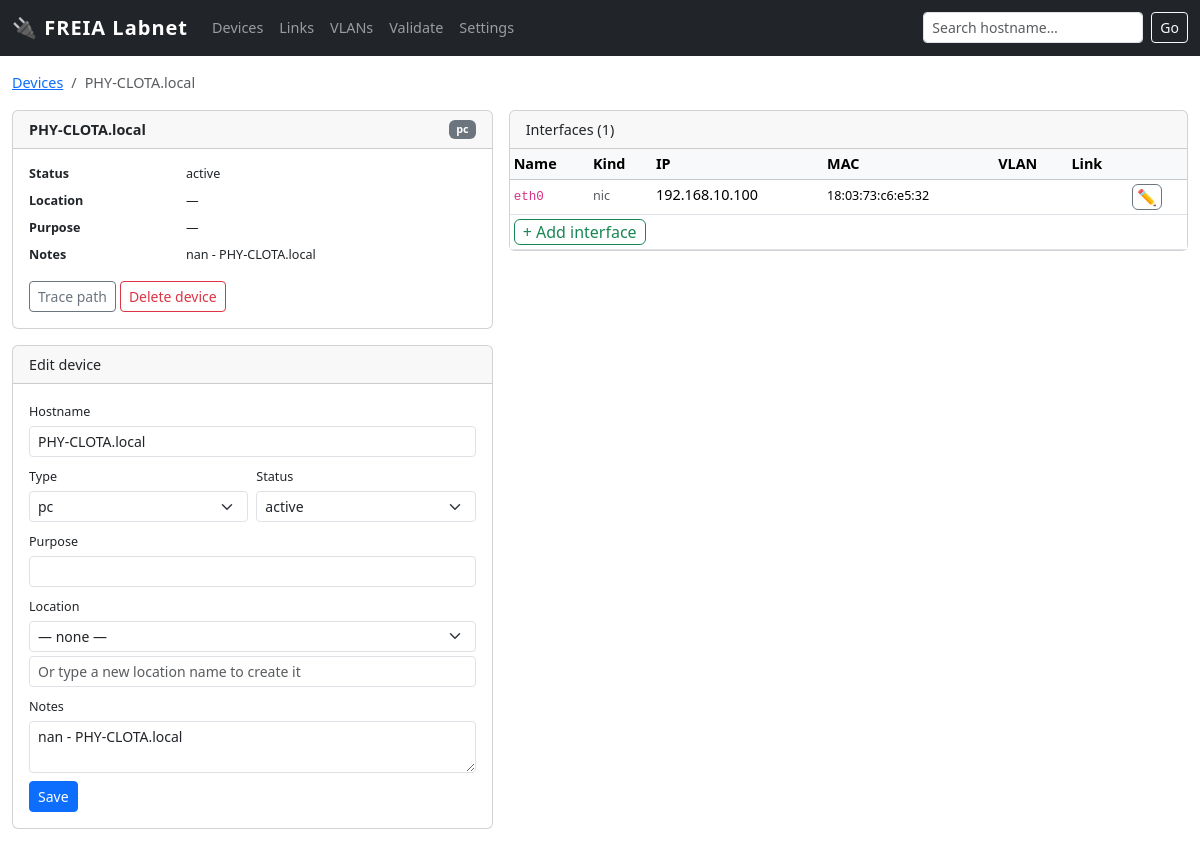
/device/1, run on the app's committed database.
### tables this page shows
CREATE TABLE device (
    id INTEGER PRIMARY KEY,
    hostname TEXT UNIQUE,               -- 'freia-cons1', 'nuc-02', 'phy-kurte'
    kind TEXT NOT NULL CHECK(kind IN (
        'pc','server','vm','switch','router','plc','instrument',
        'raspi','control_box','panel','outlet','printer','camera','ap',
        'termination_block','interlock_box'
    )),
    vendor_model TEXT,
    os TEXT,
    serial TEXT,
    location_id INTEGER REFERENCES location(id),
    owner TEXT,
    purpose TEXT,
    status TEXT NOT NULL DEFAULT 'active' CHECK(status IN (
        'active','spare','loan','disconnected','retired','planned'
    )),
    notes TEXT
);

CREATE TABLE enum_value (
        id       INTEGER PRIMARY KEY,
        category TEXT NOT NULL,
        value    TEXT NOT NULL,
        UNIQUE(category, value)
    );

CREATE TABLE iface (
    id INTEGER PRIMARY KEY,
    device_id INTEGER NOT NULL REFERENCES device(id) ON DELETE CASCADE,
    name TEXT NOT NULL,                 -- 'eth0','eno5','br0' for NICs; '24','C02-11A-13','P2' for ports
    kind TEXT NOT NULL CHECK(kind IN ('nic','port')),
    mac TEXT,                           -- validate format if present
    ip TEXT,
    prefix INTEGER,
    vlan_id INTEGER,
    notes TEXT,  
    UNIQUE(device_id, name)
);

### app.py (the view)
@app.route('/device/<int:dev_id>')
def device(dev_id):
    dev = query(
        "SELECT d.*, l.name as location_name FROM device d "
        "LEFT JOIN location l ON l.id=d.location_id WHERE d.id=?",
        (dev_id,), one=True)
    if not dev:
        flash('Device not found', 'danger')
        return redirect(url_for('devices'))
    ifaces = query(
        "SELECT i.*, v.vid, v.name as vlan_name FROM iface i "
        "LEFT JOIN vlan v ON v.id=i.vlan_id WHERE i.device_id=?"
        " ORDER BY CAST(i.name AS INTEGER), i.name",
        (dev_id,))
    links = {}
    for iface in ifaces:
        lnk = query("""
            SELECT l.cable_nr, l.status, cr.type as cable_type,
                   CASE WHEN l.a_iface_id=? THEN l.b_iface_id ELSE l.a_iface_id END as remote_iface_id
            FROM link l LEFT JOIN cable_ref cr ON cr.nr=l.cable_nr
            WHERE l.a_iface_id=? OR l.b_iface_id=?
        """, (iface['id'], iface['id'], iface['id']), one=True)
        if lnk:
            remote = query(
                "SELECT i.name, d.hostname, d.id as dev_id FROM iface i "
                "JOIN device d ON d.id=i.device_id WHERE i.id=?",
                (lnk['remote_iface_id'],), one=True)
            links[iface['id']] = {'link': lnk, 'remote': remote}
    locations = query("SELECT id, name, building, rack FROM location ORDER BY name")
    vlans     = query("SELECT id, vid, name FROM vlan ORDER BY vid")
    all_devs  = query("SELECT id, hostname FROM device ORDER BY hostname")
    return render_template('device.html', dev=dev, ifaces=ifaces, links=links,
        kinds=device_kinds(), statuses=device_statuses(), iface_kinds=IFACE_KINDS,
        locations=locations, vlans=vlans, all_devs=all_devs)

### app.py (called while the page is built)
def get_enum(category):
    try:
        rows = query("SELECT value FROM enum_value WHERE category=? ORDER BY value", (category,))
        return [r['value'] for r in rows]
    except Exception:
        return []

def device_kinds():    return get_enum('device_kind')

def device_statuses(): return get_enum('device_status')

def get_db():
    db = getattr(g, '_database', None)
    if db is None:
        db = g._database = sqlite3.connect(LABNET_PATH)
        db.row_factory = sqlite3.Row
        db.execute('PRAGMA foreign_keys = ON')
    return db

def query(sql, args=(), one=False):
    cur = get_db().execute(sql, args)
    rv = cur.fetchall()
    return (rv[0] if rv else None) if one else rv

### templates/device.html (shortened to what this page needs)
{% extends "base.html" %}
{% block content %}
<nav aria-label="breadcrumb" class="mb-2">
  <ol class="breadcrumb">
    <li class="breadcrumb-item"><a href="/devices">Devices</a></li>
    <li class="breadcrumb-item active">{{ dev['hostname'] }}</li>
  </ol>
</nav>
<div class="row g-3">
  <div class="col-lg-5">
    <div class="card mb-3">
      <div class="card-header d-flex justify-content-between align-items-center">
        <strong>{{ dev['hostname'] }}</strong>
        <span class="badge bg-secondary">{{ dev['kind'] }}</span>
      </div>
      <div class="card-body">
        <dl class="row mb-0 small">
          <dt class="col-4">Status</dt><dd class="col-8">{{ dev['status'] }}</dd>
          <dt class="col-4">Location</dt><dd class="col-8">{{ dev['location_name'] or '—' }}</dd>
          <dt class="col-4">Purpose</dt><dd class="col-8">{{ dev['purpose'] or '—' }}</dd>
          <dt class="col-4">Notes</dt><dd class="col-8">{{ dev['notes'] or '—' }}</dd>
        </dl>
        <div class="mt-2 d-flex flex-wrap gap-1">
          <a href="/trace/{{ dev['hostname'] }}" class="btn btn-sm btn-outline-secondary">Trace path</a>
          <form method="post" action="/device/{{ dev['id'] }}/delete" class="d-inline"
                onsubmit="return confirm('Delete {{ dev['hostname'] }}? This cannot be undone.')">
            <button class="btn btn-sm btn-outline-danger" type="submit">Delete device</button>
          </form>
        </div>
      </div>
    </div>
    <div class="card">
      <div class="card-header">Edit device</div>
      <div class="card-body">
        <form method="post" action="/device/{{ dev['id'] }}/edit">
          <div class="mb-2">
            <label class="form-label small mb-1">Hostname</label>
            <input type="text" name="hostname" class="form-control form-control-sm"
                   value="{{ dev['hostname'] or '' }}" required>
          </div>
          <div class="row g-2 mb-2">
            <div class="col">
              <label class="form-label small mb-1">Type</label>
              <select name="kind" class="form-select form-select-sm">
                {% for k in kinds %}
                <option value="{{ k }}" {% if k == dev['kind'] %}selected{% endif %}>{{ k }}</option>
                {% endfor %}
              </select>
            </div>
            <div class="col">
              <label class="form-label small mb-1">Status</label>
              <select name="status" class="form-select form-select-sm">
                {% for s in statuses %}
                <option value="{{ s }}" {% if s == dev['status'] %}selected{% endif %}>{{ s }}</option>
                {% endfor %}
              </select>
            </div>
          </div>
          <div class="mb-2">
            <label class="form-label small mb-1">Purpose</label>
            <input type="text" name="purpose" class="form-control form-control-sm"
                   value="{{ dev['purpose'] or '' }}">
          </div>
          <div class="mb-2">
            <label class="form-label small mb-1">Location</label>
            <select name="location_id" class="form-select form-select-sm mb-1">
              <option value="">— none —</option>
            </select>
            <input type="text" name="new_location_name" class="form-control form-control-sm"
                   placeholder="Or type a new location name to create it">
          </div>
          <div class="mb-2">
            <label class="form-label small mb-1">Notes</label>
            <textarea name="notes" class="form-control form-control-sm" rows="2">{{ dev['notes'] or '' }}</textarea>
          </div>
          <button class="btn btn-sm btn-primary" type="submit">Save</button>
        </form>
      </div>
    </div>
  </div>
  <div class="col-lg-7">
    <div class="card">
      <div class="card-header">Interfaces ({{ ifaces|length }})</div>
      <div class="table-responsive">
        <table class="table table-sm table-hover mb-0">
          <thead class="table-light">
            <tr>
              <th>Name</th><th>Kind</th><th>IP</th><th>MAC</th><th>VLAN</th><th>Link</th><th></th>
            </tr>
          </thead>
          <tbody>
            {% for iface in ifaces %}
            {% set ldata = links.get(iface['id']) %}
            <tr>
              <td><code>{{ iface['name'] }}</code></td>
              <td><small class="text-muted">{{ iface['kind'] }}</small></td>
              <td>{{ iface['ip'] or '' }}</td>
              <td><small>{{ iface['mac'] or '' }}</small></td>
              <td>{% if iface['vid'] %}<span class="badge bg-info text-dark">{{ iface['vid'] }} {{ iface['vlan_name'] or '' }}</span>{% endif %}</td>
              <td>
              </td>
              <td>
                <button class="btn btn-xs btn-outline-secondary py-0 px-1"
                        data-bs-toggle="collapse"
                        data-bs-target="#edit-iface-{{ iface['id'] }}">✏</button>
              </td>
            </tr>
            {% else %}
            <tr><td colspan="7" class="text-muted text-center">No interfaces</td></tr>
            {% endfor %}
            <tr>
              <td colspan="7" class="border-top-0 pt-1 pb-1">
                <button class="btn btn-xs btn-outline-success py-0 px-2"
                        data-bs-toggle="collapse" data-bs-target="#add-iface-form">
                  + Add interface
                </button>
              </td>
            </tr>
          </tbody>
        </table>
      </div>
    </div>
  </div>
</div>
{% endblock %}

### templates/base.html (style rules this page uses)
body { font-size: .9rem; }

### data on the page
device: hostname "PHY-CLOTA.local", kind "pc", status "active", notes "nan - PHY-CLOTA.local"
iface: name "eth0", kind "nic", ip "192.168.10.100", mac "18:03:73:c6:e5:32"

### other printed values
{{ dev['location_name'] or '—' }} "—"
{{ dev['purpose'] or '—' }} "—"
{{ ifaces|length }} "1"
